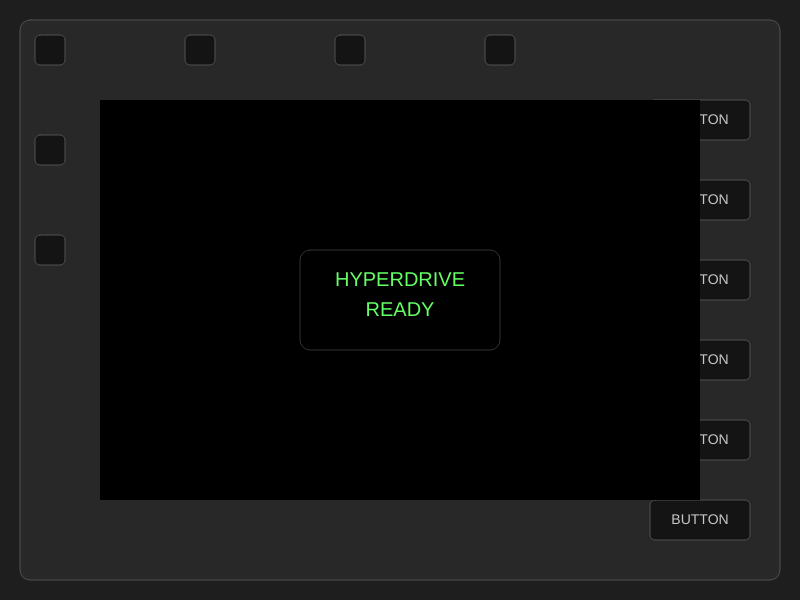
Frame 1 (no input)
Frame 60 (no input): identical to frame 1, image omitted
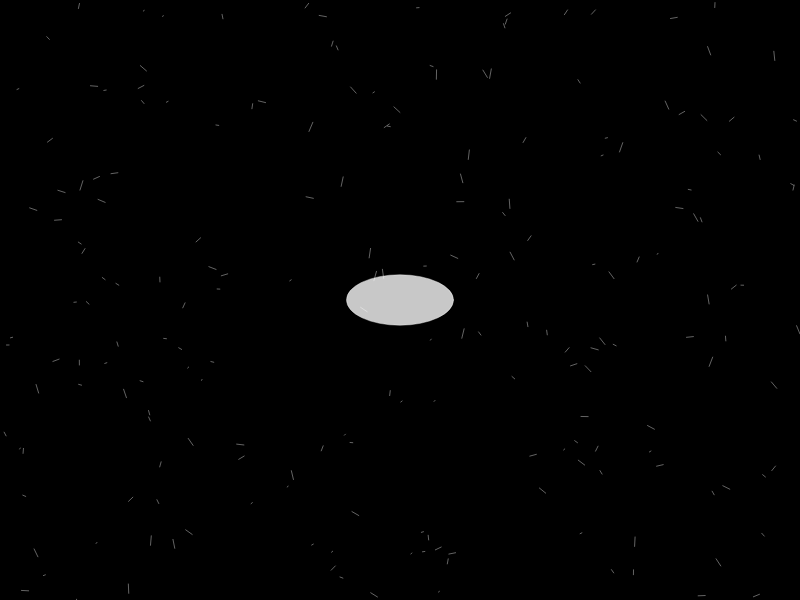
Frame 120 (the mouse pressed at the canvas centre since frame 60)

The p5.js sketch that drew these frames (run headless with seeded random() and noise() and a simulated clock; from frame 60 on, the mouse is pressed at the canvas centre):

// p5.js sketch
// ── sketch.js
let switches = [];
let buttons = [];
let windscreen;
let hyperspaceMode = false;
let hyperspaceTime = 0;

function setup() {
  createCanvas(800, 600);
  
  // Create switches
  for (let i = 0; i < 12; i++) {
    switches.push({
      x: 50 + (i % 4) * 150,
      y: 50 + floor(i / 4) * 100,
      on: false,
      glow: color(180, 0, 0)
    });
  }
  
  // Create buttons
  for (let i = 0; i < 6; i++) {
    buttons.push({
      x: 650,
      y: 100 + i * 80,
      width: 100,
      height: 40,
      pressed: false,
      glow: color(0, 150, 255)
    });
  }
  
  windscreen = createGraphics(600, 400);
  windscreen.background(0);
}

function draw() {
  background(30);
  
  // Draw control panel
  fill(40);
  stroke(80);
  rect(20, 20, 760, 560, 10);
  
  // Draw switches
  for (let s of switches) {
    if (s.on) {
      fill(s.glow);
      stroke(s.glow);
    } else {
      fill(20);
      stroke(80);
    }
    rect(s.x - 15, s.y - 15, 30, 30, 5);
    
    // Draw switch indicator
    if (s.on) {
      fill(255);
      noStroke();
      ellipse(s.x, s.y, 10, 10);
    }
  }
  
  // Draw buttons
  for (let b of buttons) {
    if (b.pressed) {
      fill(b.glow);
      stroke(b.glow);
    } else {
      fill(20);
      stroke(80);
    }
    rect(b.x, b.y, b.width, b.height, 5);
    
    // Draw button label
    fill(200);
    noStroke();
    textSize(14);
    textAlign(CENTER, CENTER);
    text("BUTTON", b.x + b.width/2, b.y + b.height/2);
  }
  
  // Draw windscreen area
  image(windscreen, 100, 100);
  
  // Draw center display
  fill(0);
  stroke(50);
  rect(300, 250, 200, 100, 10);
  fill(100, 255, 100);
  noStroke();
  textSize(20);
  textAlign(CENTER);
  text("HYPERDRIVE", 400, 280);
  text("READY", 400, 310);
  
  // Draw hyperspace effect if active
  if (hyperspaceMode) {
    drawHyperspace();
  }
}

function mousePressed() {
  let cx = width / 2;
  let cy = height / 2;
  
  // Check if clicked in center area for hyperspace
  if (dist(mouseX, mouseY, cx, cy) < 50) {
    hyperspaceMode = true;
    hyperspaceTime = millis();
    return;
  }
  
  // Check switches
  for (let s of switches) {
    if (dist(mouseX, mouseY, s.x, s.y) < 20) {
      s.on = !s.on;
      return;
    }
  }
  
  // Check buttons
  for (let b of buttons) {
    if (mouseX > b.x && mouseX < b.x + b.width && mouseY > b.y && mouseY < b.y + b.height) {
      b.pressed = true;
      setTimeout(() => b.pressed = false, 200);
      return;
    }
  }
}

function drawHyperspace() {
  // Draw the hyperspace effect
  let t = (millis() - hyperspaceTime) / 1000;
  
  if (t > 5) {
    hyperspaceMode = false;
    return;
  }
  
  background(0);
  
  // Draw streaks
  for (let i = 0; i < 200; i++) {
    let x = random(width);
    let y = random(height);
    let size = random(1, 5);
    
    let angle = map(i, 0, 200, 0, TWO_PI) + t * 2;
    let speed = map(i, 0, 200, 1, 10);
    let dx = cos(angle) * speed;
    let dy = sin(angle) * speed;
    
    stroke(255, 100);
    noFill();
    line(x, y, x + dx, y + dy);
  }
  
  // Draw central bright area
  fill(255, 200);
  ellipse(width/2, height/2, 100 + sin(t * 3) * 50, 100 + cos(t * 3) * 50);
}
